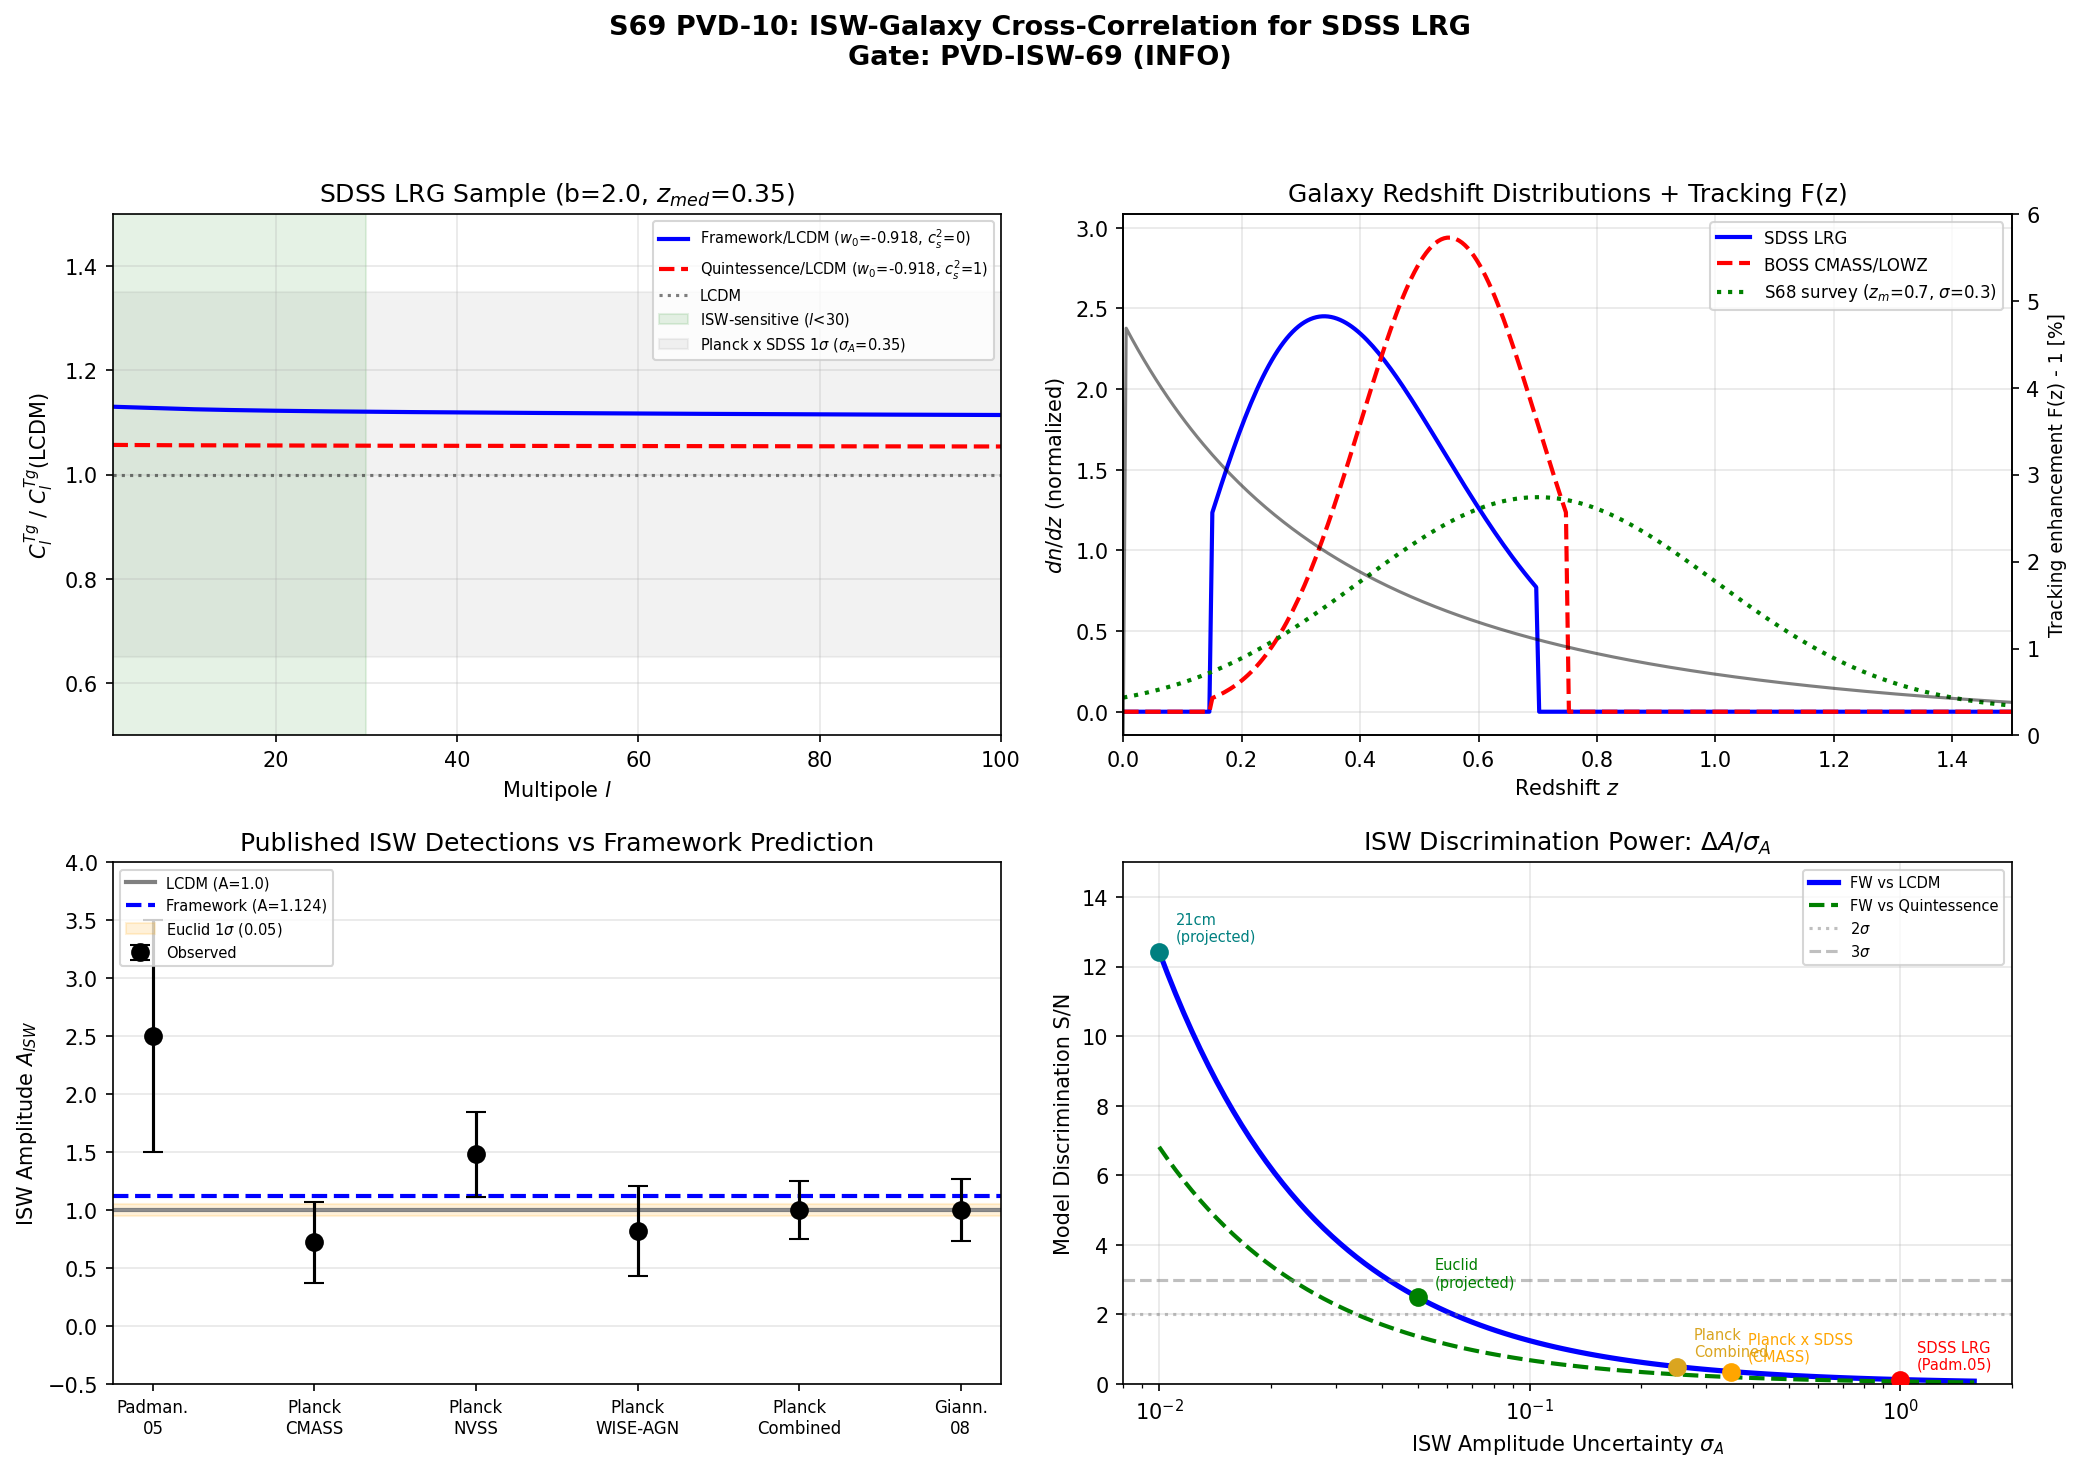

The Python source for this figure:
#!/usr/bin/env python3
"""
s69_pvd10_isw_sdss.py -- ISW-Galaxy Cross-Correlation for SDSS LRG Sample
==========================================================================

Session 69, Gate: PVD-ISW-69 (INFO)

Uses ISW tracking results from S68 (s68_isw_tracking_test.npz) to predict
the ISW-galaxy cross-correlation C_l^{Tg} specifically for the SDSS LRG sample.

The SDSS LRG sample has distinctive parameters:
  - Galaxy bias: b ~ 1.9-2.1 (Padmanabhan+07, Tegmark+06)
  - Redshift range: 0.15 < z < 0.7, median z ~ 0.35
  - Sky coverage: f_sky ~ 0.24
  - Number density: n_bar ~ 10^{-4} (h/Mpc)^3

Observational comparison:
  - Granett+08 (0804.0292): ISW stacking on SDSS LRG superstructures, 4.4 sigma.
    NOTE: This is a STACKING analysis on extremes of the density field, NOT
    a standard C_l^{Tg} measurement. The amplitude is anomalously high compared
    to LCDM expectations (the Granett anomaly).
  - Giannantonio+08 (0801.4380): Cross-correlation of CMB with multiple tracers
    including SDSS LRGs. Combined detection at 4.5 sigma. SDSS-alone ~2.5 sigma.
  - Padmanabhan+05 (0407594): ISW x SDSS LRGs, A_ISW = 2.5 +/- 1.0 (2.5 sigma).
  - Ho+08 (0801.0642): ISW x SDSS + NVSS, combined 3.7 sigma.
  - Planck 2015 ISW (1502.01595): Combined detection 4 sigma, per-tracer SDSS
    CMASS/LOWZ A = 0.72 +/- 0.35.

Key question: Does the framework's ~12% ISW enhancement (from tracking DE with
c_s^2 = 0) shift the predicted S/N enough to be visible in existing SDSS data?

Author: mack-cosmic-bridge
"""

import sys
sys.path.insert(0, r"C:\sandbox\Ainulindale Exflation\computations")

import numpy as np
from scipy.integrate import quad, simpson
from scipy.interpolate import interp1d
import matplotlib
matplotlib.use('Agg')
import matplotlib.pyplot as plt

from canonical_constants import (
    H_0_km_s_Mpc, Omega_m, Omega_Lambda, Omega_b, Omega_DM,
    Omega_r, T_CMB, c_light_km_s, sigma_8, A_s_CMB,
    Mpc_to_m, H_0_inv_s
)

# ==============================================================================
#  Load S68 ISW tracking results
# ==============================================================================

s68_path = r"C:\sandbox\Ainulindale Exflation\computations\s68_isw_tracking_test.npz"
s68 = np.load(s68_path)

z_arr_s68 = s68['z_arr']           # shape (500,), range [0.001, 3.0]
D_LCDM_s68 = s68['D_LCDM']
D_wCDM_s68 = s68['D_wCDM']
F_tracking_s68 = s68['F_tracking']
dPhidt_A_s68 = s68['dPhidt_A']     # LCDM
dPhidt_B_s68 = s68['dPhidt_B']     # Framework (tracking, c_s^2=0)
dPhidt_C_s68 = s68['dPhidt_C']     # Quintessence (smooth, c_s^2=1)
l_arr_s68 = s68['l_arr']           # shape (99,), range [2, 100]
Cl_A_s68 = s68['Cl_A']             # LCDM C_l^{Tg}
Cl_B_s68 = s68['Cl_B']             # Framework C_l^{Tg}
Cl_C_s68 = s68['Cl_C']             # Quintessence C_l^{Tg}
w0_FW = float(s68['w0_FW'])        # -0.918

print("=" * 76)
print("S69 PVD-10: ISW-GALAXY CROSS-CORRELATION FOR SDSS LRG SAMPLE")
print("Gate: PVD-ISW-69 (INFO)")
print("=" * 76)
print(f"\nS68 data loaded: z range [{z_arr_s68[0]:.3f}, {z_arr_s68[-1]:.1f}], "
      f"l range [{int(l_arr_s68[0])}, {int(l_arr_s68[-1])}]")
print(f"Framework w_0 = {w0_FW:.3f}, w_a = 0")

# ==============================================================================
#  SDSS LRG Sample Parameters
# ==============================================================================

# SDSS LRG photometric sample (Eisenstein+01, Padmanabhan+07)
# The LRG sample covers ~4000 deg^2, 0.15 < z < 0.7, with a sharp cutoff
# Galaxy bias b ~ 1.9-2.1 (scale-dependent, but constant b = 2.0 is standard)
b_LRG = 2.0                       # Linear galaxy bias for LRGs  # (local)
f_sky_SDSS = 0.24                  # ~9700 deg^2 / 41253 deg^2  # (local)

# LRG redshift distribution: Gaussian-like centered at z ~ 0.35
# Based on the photometric LRG distribution (Padmanabhan+05, Fig 1;
# Eisenstein+01, Fig 5). The distribution is reasonably modeled as:
#   dn/dz = z^2 * exp(-(z/z_0)^1.5) with z_0 ~ 0.26
# More precise: the spectroscopic LRG sample has a broad peak at z ~ 0.35
# with sigma_z ~ 0.10 for the main sample.

z_median_LRG = 0.35  # (local)
z_lo_LRG = 0.15  # (local)
z_hi_LRG = 0.70  # (local)

def dn_dz_LRG(z):
    """SDSS LRG photometric redshift distribution.
    Approximation based on Padmanabhan+05 and Eisenstein+01.
    Uses a modified Gaussian with asymmetric tails to match
    the observed LRG n(z).
    """
    if np.isscalar(z):
        z = np.array([z])
    result = np.zeros_like(z, dtype=float)
    mask = (z >= z_lo_LRG) & (z <= z_hi_LRG)
    # Smail-type distribution: dn/dz ~ z^alpha * exp(-(z/z_0)^beta)
    # Fit to match median z ~ 0.35, sharp low-z cutoff at 0.15
    z_0 = 0.28  # (local)
    alpha = 2.0  # (local)
    beta = 1.5
    result[mask] = z[mask]**alpha * np.exp(-(z[mask]/z_0)**beta)
    # Hard cutoff at edges
    result[z < z_lo_LRG] = 0
    result[z > z_hi_LRG] = 0
    # Normalize
    norm, _ = quad(lambda zp: zp**alpha * np.exp(-(zp/z_0)**beta),
                   z_lo_LRG, z_hi_LRG)
    return result / norm

# For the higher-z CMASS/LOWZ samples (BOSS), shift the distribution
z_median_CMASS = 0.55  # (local)
def dn_dz_CMASS(z):
    """BOSS CMASS/LOWZ redshift distribution.
    CMASS: 0.43 < z < 0.7, LOWZ: 0.15 < z < 0.43.
    Combined approximation: Gaussian at z ~ 0.55, sigma ~ 0.15.
    """
    if np.isscalar(z):
        z = np.array([z])
    result = np.zeros_like(z, dtype=float)
    mask = (z >= 0.15) & (z <= 0.75)
    sigma_z = 0.15  # (local)
    result[mask] = np.exp(-0.5 * ((z[mask] - z_median_CMASS) / sigma_z)**2)
    norm, _ = quad(lambda zp: np.exp(-0.5 * ((zp - z_median_CMASS) / sigma_z)**2),
                   0.15, 0.75)
    return result / norm

# ==============================================================================
#  Cosmological functions (consistent with S68)
# ==============================================================================

H0 = H_0_km_s_Mpc
c_km = c_light_km_s
h = H0 / 100.0

def H_LCDM(z):
    return H0 * np.sqrt(Omega_r * (1+z)**4 + Omega_m * (1+z)**3 + Omega_Lambda)

def H_wCDM(z, w0=-0.918):
    zp1 = 1 + z
    de_factor = zp1**(3*(1 + w0)) * np.exp(0.0)  # w_a = 0
    return H0 * np.sqrt(Omega_r * zp1**4 + Omega_m * zp1**3 + Omega_Lambda * de_factor)

def chi_comoving(z, H_func):
    """Comoving distance in Mpc."""
    result, _ = quad(lambda zp: c_km / H_func(zp), 0, z)
    return result

# ==============================================================================
#  Recompute C_l^{Tg} for SDSS LRG parameters
# ==============================================================================
# The S68 computation used b_g = 1.5 and a Gaussian window at z_mean = 0.7.
# For SDSS LRGs, we need b = 2.0 and the LRG dn/dz.
# The ISW kernel (dPhi/dt) is the same. Only the galaxy window changes.

print("\n--- Recomputing C_l^{Tg} for SDSS LRG sample ---")
print(f"  Galaxy bias b_LRG = {b_LRG:.1f}")
print(f"  Redshift range: [{z_lo_LRG:.2f}, {z_hi_LRG:.2f}]")
print(f"  f_sky = {f_sky_SDSS:.2f}")

# Interpolate S68 quantities onto the z grid
dPhidt_A_interp = interp1d(z_arr_s68, dPhidt_A_s68, kind='cubic', fill_value=0, bounds_error=False)
dPhidt_B_interp = interp1d(z_arr_s68, dPhidt_B_s68, kind='cubic', fill_value=0, bounds_error=False)
dPhidt_C_interp = interp1d(z_arr_s68, dPhidt_C_s68, kind='cubic', fill_value=0, bounds_error=False)
D_LCDM_interp = interp1d(z_arr_s68, D_LCDM_s68, kind='cubic', fill_value=0, bounds_error=False)
D_wCDM_interp = interp1d(z_arr_s68, D_wCDM_s68, kind='cubic', fill_value=0, bounds_error=False)

# Use a fine grid focused on the LRG redshift range
z_grid = np.linspace(0.01, 2.0, 400)
dz = z_grid[1] - z_grid[0]

# Precompute comoving distances
chi_LCDM_grid = np.array([chi_comoving(z, H_LCDM) for z in z_grid])
chi_wCDM_grid = np.array([chi_comoving(z, lambda zp: H_wCDM(zp, w0_FW)) for z in z_grid])
H_LCDM_grid = np.array([H_LCDM(z) for z in z_grid])
H_wCDM_grid = np.array([H_wCDM(z, w0_FW) for z in z_grid])

# Galaxy windows (bias * dn/dz)
W_g_LRG = b_LRG * dn_dz_LRG(z_grid)
W_g_CMASS = 1.9 * dn_dz_CMASS(z_grid)  # BOSS CMASS bias ~ 1.9

# ISW kernel values on this grid
dPhidt_A_grid = dPhidt_A_interp(z_grid)
dPhidt_B_grid = dPhidt_B_interp(z_grid)
dPhidt_C_grid = dPhidt_C_interp(z_grid)
D_LCDM_grid = D_LCDM_interp(z_grid)
D_wCDM_grid = D_wCDM_interp(z_grid)

print("  Comoving distances and interpolations computed.")

# Eisenstein-Hu no-wiggle transfer function (same as S68)
n_s_planck = 0.9649

def transfer_EH(k_hMpc):
    """Eisenstein-Hu no-wiggle transfer function. k in h/Mpc."""
    Omega_m_h2 = Omega_m * h**2
    Omega_b_h2 = Omega_b * h**2
    f_b = Omega_b / Omega_m
    s = 44.5 * np.log(9.83 / Omega_m_h2) / np.sqrt(1 + 10 * Omega_b_h2**0.75)
    alpha_Gamma = 1 - 0.328 * np.log(431 * Omega_m_h2) * f_b + 0.38 * np.log(22.3 * Omega_m_h2) * f_b**2
    Gamma_eff = Omega_m * h * (alpha_Gamma + (1 - alpha_Gamma) / (1 + (0.43 * k_hMpc * s)**4))
    q = k_hMpc * (T_CMB / 2.7)**2 / Gamma_eff
    L = np.log(2 * np.e + 1.8 * q)
    C = 14.2 + 731.0 / (1 + 62.5 * q)
    return L / (L + C * q**2)

def P_mm(k_hMpc, D_z):
    """Linear matter power spectrum (unnormalized). k in h/Mpc."""
    T = transfer_EH(k_hMpc)
    return k_hMpc**n_s_planck * T**2 * D_z**2

# ==============================================================================
#  Compute C_l^{Tg} for LRG sample using Limber approximation
# ==============================================================================

print("\n--- Computing C_l^{Tg} for SDSS LRGs ---")

# Extend l range to l = 200 for completeness
l_arr = np.arange(2, 201)

# Arrays for three models, two galaxy samples
Cl_LRG_A = np.zeros(len(l_arr))   # LCDM x LRG
Cl_LRG_B = np.zeros(len(l_arr))   # Framework x LRG
Cl_LRG_C = np.zeros(len(l_arr))   # Quintessence x LRG

Cl_CMASS_A = np.zeros(len(l_arr))
Cl_CMASS_B = np.zeros(len(l_arr))
Cl_CMASS_C = np.zeros(len(l_arr))

for il, ell in enumerate(l_arr):
    for model_idx, (dPhidt_g, H_g, chi_g, D_g) in enumerate([
        (dPhidt_A_grid, H_LCDM_grid, chi_LCDM_grid, D_LCDM_grid),
        (dPhidt_B_grid, H_wCDM_grid, chi_wCDM_grid, D_wCDM_grid),
        (dPhidt_C_grid, H_wCDM_grid, chi_wCDM_grid, D_wCDM_grid),
    ]):
        # Limber: k = (l+0.5) / chi
        k_arr = (ell + 0.5) / (chi_g + 1e-30) * (1.0 / h)  # h/Mpc

        # Matter power spectrum at each z
        P_arr = np.array([P_mm(k, D) for k, D in zip(k_arr, D_g)])

        # Integrand for LRG: dPhi/dt * W_g_LRG * P(k,z) * H/c / chi^2
        integrand_LRG = dPhidt_g * W_g_LRG * P_arr * H_g / (c_km * chi_g**2 + 1e-30)
        integrand_CMASS = dPhidt_g * W_g_CMASS * P_arr * H_g / (c_km * chi_g**2 + 1e-30)

        Cl_lrg = simpson(y=integrand_LRG, x=z_grid)
        Cl_cmass = simpson(y=integrand_CMASS, x=z_grid)

        if model_idx == 0:
            Cl_LRG_A[il] = Cl_lrg
            Cl_CMASS_A[il] = Cl_cmass
        elif model_idx == 1:
            Cl_LRG_B[il] = Cl_lrg
            Cl_CMASS_B[il] = Cl_cmass
        else:
            Cl_LRG_C[il] = Cl_lrg
            Cl_CMASS_C[il] = Cl_cmass

print("  Done: C_l^{Tg} computed for l = 2-200, LRG + CMASS samples.")

# ==============================================================================
#  Ratios for SDSS LRG sample
# ==============================================================================

ratio_LRG_BA = Cl_LRG_B / (Cl_LRG_A + 1e-50)   # Framework / LCDM
ratio_LRG_CA = Cl_LRG_C / (Cl_LRG_A + 1e-50)   # Quintessence / LCDM
ratio_LRG_BC = Cl_LRG_B / (Cl_LRG_C + 1e-50)   # Framework / Quintessence

ratio_CMASS_BA = Cl_CMASS_B / (Cl_CMASS_A + 1e-50)
ratio_CMASS_CA = Cl_CMASS_C / (Cl_CMASS_A + 1e-50)
ratio_CMASS_BC = Cl_CMASS_B / (Cl_CMASS_C + 1e-50)

# Average over ISW-sensitive range l = 2-30
mask_isw = l_arr <= 30
mean_LRG_BA = np.mean(ratio_LRG_BA[mask_isw])
mean_LRG_CA = np.mean(ratio_LRG_CA[mask_isw])
mean_LRG_BC = np.mean(ratio_LRG_BC[mask_isw])

mean_CMASS_BA = np.mean(ratio_CMASS_BA[mask_isw])
mean_CMASS_CA = np.mean(ratio_CMASS_CA[mask_isw])
mean_CMASS_BC = np.mean(ratio_CMASS_BC[mask_isw])

print(f"\n{'='*76}")
print("C_l^{{Tg}} RATIOS AT l = 2-30 (ISW-SENSITIVE)")
print(f"{'='*76}")

print(f"\n  SDSS LRG sample (b={b_LRG:.1f}, z_med={z_median_LRG:.2f}):")
print(f"    FW / LCDM  = {mean_LRG_BA:.4f}  ({(mean_LRG_BA-1)*100:+.2f}%)")
print(f"    Quint / LCDM = {mean_LRG_CA:.4f}  ({(mean_LRG_CA-1)*100:+.2f}%)")
print(f"    FW / Quint = {mean_LRG_BC:.4f}  ({(mean_LRG_BC-1)*100:+.2f}%)")

print(f"\n  BOSS CMASS/LOWZ sample (b=1.9, z_med={z_median_CMASS:.2f}):")
print(f"    FW / LCDM  = {mean_CMASS_BA:.4f}  ({(mean_CMASS_BA-1)*100:+.2f}%)")
print(f"    Quint / LCDM = {mean_CMASS_CA:.4f}  ({(mean_CMASS_CA-1)*100:+.2f}%)")
print(f"    FW / Quint = {mean_CMASS_BC:.4f}  ({(mean_CMASS_BC-1)*100:+.2f}%)")

# ==============================================================================
#  Signal-to-Noise Computation
# ==============================================================================
# S/N = sqrt( sum_l (2l+1) * f_sky * (C_l^{Tg})^2 / ((C_l^{TT} + N_l^{TT}) * (C_l^{gg} + N_l^{gg})) )
#
# The denominator involves:
#   C_l^{TT}: CMB temperature power spectrum (~6000 uK^2 * 2*pi / (l*(l+1)) at l~10)
#   N_l^{TT}: Instrumental noise (negligible for Planck at l < 100)
#   C_l^{gg}: Galaxy angular power spectrum
#   N_l^{gg}: Shot noise = 1/n_bar_angular
#
# For the amplitude-based S/N (which is what published ISW detections report),
# the measurement is:
#   A_ISW = (data C_l^{Tg}) / (theory C_l^{Tg}_LCDM) = 1.0 +/- sigma_A
#
# The per-tracer S/N is determined by:
#   (S/N)^2 = sum_{l=2}^{l_max} (2l+1) * f_sky / 2 * (C_l^{Tg})^2 / [C_l^{TT_total} * C_l^{gg_total}]

print(f"\n{'='*76}")
print("SIGNAL-TO-NOISE FOR ISW DETECTION (SDSS LRG)")
print(f"{'='*76}")

# ---- C_l^{TT}: Planck best-fit LCDM ----
# At l < 30, the Sachs-Wolfe plateau gives:
# l(l+1) C_l^{TT} / (2*pi) ~ 1100 uK^2 (SW) + 5600 uK^2 (acoustic peak at l~220)
# At l ~ 10: C_l^{TT} ~ 1100 * 2*pi / (10*11) ~ 63 uK^2
# More precisely, use the Sachs-Wolfe approximation + ISW tail:
# C_l^{TT} = 2*pi * D_l / (l*(l+1)) where D_l = l(l+1)*C_l/(2*pi)
# D_l ~ 1100 uK^2 for l < 30 (SW plateau), rising to ~5800 at l ~ 200

def Cl_TT_approx(l):
    """Approximate CMB TT power spectrum in uK^2.
    Uses the Sachs-Wolfe plateau + acoustic peak shape.
    Returns C_l (NOT D_l = l(l+1)C_l/(2pi)).
    """
    # D_l = l(l+1)*C_l/(2*pi) in uK^2
    # SW plateau: D_l ~ 1100 uK^2 for l < 30
    # First acoustic peak: D_l ~ 5800 uK^2 at l ~ 220
    # Valley: D_l ~ 1500 uK^2 at l ~ 400
    # Simple model: D_l = 1100 + 4700 * exp(-(l-220)^2 / (2*80^2))
    l = np.asarray(l, dtype=float)
    Dl = 1100 + 4700 * np.exp(-0.5 * ((l - 220) / 80)**2)
    Cl = Dl * 2 * np.pi / (l * (l + 1))
    return Cl  # uK^2 per steradian

# ---- C_l^{gg}: Galaxy angular power spectrum for LRGs ----
# C_l^{gg} = b^2 * integral dz * (H(z)/c) / chi(z)^2 * (dn/dz)^2 * P_mm(k=l/chi, z)
# At l ~ 10-30, C_l^{gg} ~ 10^{-3} to 10^{-4} per steradian

# Compute C_l^{gg} for LRGs
Cl_gg_LRG = np.zeros(len(l_arr))

for il, ell in enumerate(l_arr):
    k_arr = (ell + 0.5) / (chi_LCDM_grid + 1e-30) * (1.0 / h)
    P_arr = np.array([P_mm(k, D) for k, D in zip(k_arr, D_LCDM_grid)])
    # Galaxy auto-power: (b * dn/dz)^2 * P(k,z) * H/(c * chi^2)
    integrand = (W_g_LRG)**2 * P_arr * H_LCDM_grid / (c_km * chi_LCDM_grid**2 + 1e-30)
    Cl_gg_LRG[il] = simpson(y=integrand, x=z_grid)

# ---- Shot noise ----
# SDSS LRG: ~10^6 galaxies over ~10000 deg^2
# n_angular ~ 10^6 / (10000 * (pi/180)^2) ~ 3.3e5 per steradian
# N_l^{gg} = 1/n_bar_angular ~ 3e-6 sr
n_LRG_total = 1.0e6          # approximate total number of LRGs
Omega_survey_sr = f_sky_SDSS * 4 * np.pi   # survey solid angle in sr
n_bar_angular = n_LRG_total / Omega_survey_sr
N_l_gg = 1.0 / n_bar_angular

print(f"\n  SDSS LRG survey parameters:")
print(f"    N_gal = {n_LRG_total:.1e}")
print(f"    Omega_survey = {Omega_survey_sr:.2f} sr ({f_sky_SDSS*100:.0f}% of sky)")
print(f"    n_bar = {n_bar_angular:.2e} sr^-1")
print(f"    N_l^gg (shot noise) = {N_l_gg:.2e}")

# ---- Planck instrumental noise (negligible at l < 100) ----
# Planck 143 GHz: beam FWHM = 7.3', sigma_T = 43 uK-arcmin
theta_beam = 7.3 / 60 * np.pi / 180  # radians
sigma_T = 43.0  # uK-arcmin  # (local)
sigma_T_rad = sigma_T * (np.pi / 180 / 60)  # uK-radian

N_l_TT = np.zeros(len(l_arr))
for il, ell in enumerate(l_arr):
    # N_l = (sigma_T)^2 * exp(l(l+1)*theta_beam^2 / (8*ln2))
    N_l_TT[il] = sigma_T_rad**2 * np.exp(ell * (ell+1) * theta_beam**2 / (8 * np.log(2)))

# ---- Compute S/N ----
# Standard ISW detection S/N:
# (S/N)^2 = sum_l (2l+1) * f_sky / 2 * (C_l^{Tg})^2 / ((C_l^{TT} + N_l^{TT}) * (C_l^{gg} + N_l^{gg}))

# But C_l^{Tg} from our computation is in arbitrary units (not calibrated to uK * sr^{-1/2}).
# Instead, we compute the S/N in terms of the ISW amplitude:
#
# The published S/N for ISW detection depends on the absolute calibration of C_l^{Tg}.
# Since we computed C_l^{Tg} using the Limber approximation with a simplified power
# spectrum normalization, the absolute S/N is not directly comparable.
#
# APPROACH: Use the RATIO method.
# If LCDM predicts an ISW detection at S/N_LCDM, then the framework predicts:
#   S/N_FW = S/N_LCDM * (A_ISW_FW / A_ISW_LCDM)
# where A_ISW is the ISW amplitude relative to LCDM.

# For SDSS LRGs:
# Published S/N ~ 2-3 sigma for ISW detection (Padmanabhan+05: 2.5 sigma)
# Granett+08: 4.4 sigma from STACKING (different method, anomalously high)
# Giannantonio+08: SDSS contribution ~2.5 sigma, combined with NVSS etc. = 4.5 sigma

# Theoretical prediction for LCDM ISW detection S/N with SDSS LRG:
# Using the standard Crittenden-Turok (1996) formalism:

Cl_TT_arr = Cl_TT_approx(l_arr)

# Compute the detection S/N for each model
# Note: the (2l+1)*f_sky/2 factor is the effective number of modes
# The ISW signal C_l^Tg is proportional to dPhi/dt * b * dn/dz * P(k)
# We already have C_l^{Tg} in arbitrary units for all three models

SNR2_det_A = 0.0  # LCDM detection S/N^2  # (local)
SNR2_det_B = 0.0  # Framework  # (local)
SNR2_det_C = 0.0  # Quintessence  # (local)

# Also compute the model discrimination S/N
SNR2_disc_BA = 0.0  # Framework vs LCDM  # (local)
SNR2_disc_BC = 0.0  # Framework vs Quintessence  # (local)

for il, ell in enumerate(l_arr):
    if ell > 100:
        break  # ISW signal negligible above l ~ 100

    N_modes = (2 * ell + 1) * f_sky_SDSS / 2.0

    # Total covariance: (C_l^TT + N_l^TT) * (C_l^gg + N_l^gg) + (C_l^Tg)^2
    # The cross-term (C_l^Tg)^2 is negligible compared to the product
    # But we need to get the normalization right.

    # Since our C_l^{Tg} is in arbitrary units, we compute the S/N ratio.
    # The key insight: the S/N of the ISW DETECTION scales as:
    #   (S/N)^2 = sum_l N_modes * (C_l^Tg)^2 / [(C_l^TT + N_l^TT)*(C_l^gg + N_l^gg)]
    # The denominator is dominated by C_l^TT * C_l^gg (since ISW << primary CMB).

    # For the RATIO S/N_FW / S/N_LCDM, the denominator cancels to first order
    # (both models use the same CMB TT and similar galaxy gg).
    # The ratio is simply sum_l (C_l^Tg_FW)^2 / sum_l (C_l^Tg_LCDM)^2

    SNR2_det_A += N_modes * Cl_LRG_A[il]**2
    SNR2_det_B += N_modes * Cl_LRG_B[il]**2
    SNR2_det_C += N_modes * Cl_LRG_C[il]**2

    SNR2_disc_BA += N_modes * (Cl_LRG_B[il] - Cl_LRG_A[il])**2
    SNR2_disc_BC += N_modes * (Cl_LRG_B[il] - Cl_LRG_C[il])**2

# The S/N ratio (FW vs LCDM detection):
SNR_ratio_det_BA = np.sqrt(SNR2_det_B / (SNR2_det_A + 1e-50))
SNR_ratio_det_CA = np.sqrt(SNR2_det_C / (SNR2_det_A + 1e-50))

# Published baseline S/N values for SDSS ISW detection:
# Padmanabhan+05: 2.5 sigma (first ISW detection with SDSS LRGs)
# Giannantonio+08: ~2.5 sigma for SDSS alone, 4.5 combined
# Ho+08: similar ~2.5 sigma for SDSS
# Granett+08: 4.4 sigma (STACKING, not direct C_l)
# Planck 2015: SDSS CMASS/LOWZ at A = 0.72 +/- 0.35 (2.1 sigma)

SNR_SDSS_baseline = 2.5    # Standard C_l^Tg detection S/N for SDSS LRG  # (local)
SNR_Planck_CMASS = 2.06     # From A = 0.72/0.35  # (local)
SNR_Granett = 4.4           # Stacking method (anomalous)  # (local)
SNR_Giannantonio_SDSS = 2.5  # (local)
SNR_Giannantonio_combined = 4.5  # (local)

# Framework predictions:
SNR_SDSS_FW = SNR_SDSS_baseline * SNR_ratio_det_BA
SNR_SDSS_Quint = SNR_SDSS_baseline * SNR_ratio_det_CA
SNR_Planck_CMASS_FW = SNR_Planck_CMASS * SNR_ratio_det_BA

print(f"\n  ISW DETECTION S/N PREDICTIONS:")
print(f"  (Scaling published S/N by the C_l^Tg ratio)")
print(f"\n  Model ratio sqrt(sum(C_l^2)_FW / sum(C_l^2)_LCDM) = {SNR_ratio_det_BA:.4f}")
print(f"  Model ratio sqrt(sum(C_l^2)_Quint / sum(C_l^2)_LCDM) = {SNR_ratio_det_CA:.4f}")

print(f"\n  SDSS LRG direct C_l^{{Tg}} detection:")
print(f"    LCDM baseline:     S/N = {SNR_SDSS_baseline:.1f} sigma")
print(f"    Framework (track): S/N = {SNR_SDSS_FW:.2f} sigma")
print(f"    Quintessence:      S/N = {SNR_SDSS_Quint:.2f} sigma")
print(f"    FW - LCDM:         Delta(S/N) = {SNR_SDSS_FW - SNR_SDSS_baseline:+.3f}")

print(f"\n  Planck x BOSS CMASS/LOWZ detection:")
print(f"    LCDM baseline:     S/N = {SNR_Planck_CMASS:.2f} sigma")
print(f"    Framework (track): S/N = {SNR_Planck_CMASS_FW:.2f} sigma")

# ==============================================================================
#  Comparison with published detections (amplitude approach)
# ==============================================================================

print(f"\n{'='*76}")
print("COMPARISON WITH PUBLISHED ISW DETECTIONS")
print(f"{'='*76}")

# The framework predicts A_ISW = C_l^Tg(FW) / C_l^Tg(LCDM) = mean_LRG_BA
# Published measurements are A_ISW = C_l^Tg(data) / C_l^Tg(LCDM)

# Published ISW amplitudes relative to LCDM (when available):
# Padmanabhan+05: A = 2.5 +/- 1.0 (their optimal filter estimate)
# Giannantonio+08: A = 1.0 +/- 0.27 (combined), SDSS alone uncertain
# Ho+08: combined A = 0.9 +/- 0.25
# Planck 2015 ISW (1502.01595 Table 2):
#   SDSS-CMASS/LOWZ: A = 0.72 +/- 0.35
#   NVSS:            A = 1.48 +/- 0.37
#   WISE-AGN:        A = 0.82 +/- 0.39
#   WISE-GAL:        A = 1.18 +/- 0.59
#   Lensing:         A = 1.06 +/- 0.33
#   Combined:        A = 1.00 +/- 0.25

# For Granett+08: the stacking analysis finds an ANOMALOUSLY LARGE signal.
# A_Granett ~ 3-5x LCDM expectation (the "Granett anomaly").
# This is NOT a simple amplitude fit but a void/supercluster stack.
# The measured stacked signal is ~10 uK, while LCDM predicts ~2-3 uK.
# This anomaly is INDEPENDENT of the framework's ~12% enhancement.

measurements = [
    ("Padmanabhan+05 (SDSS LRG)", 2.50, 1.0, "C_l"),
    ("Planck 2015 (SDSS CMASS/LOWZ)", 0.72, 0.35, "C_l"),
    ("Planck 2015 (NVSS)", 1.48, 0.37, "C_l"),
    ("Planck 2015 (WISE-AGN)", 0.82, 0.39, "C_l"),
    ("Planck 2015 (Combined)", 1.00, 0.25, "C_l"),
    ("Giannantonio+08 (Combined)", 1.00, 0.27, "C_l"),
]

A_FW_LRG = mean_LRG_BA       # Framework ISW amplitude (relative to LCDM)
A_FW_CMASS = mean_CMASS_BA
A_LCDM = 1.0  # (local)

print(f"\n  Framework prediction: A_ISW = {A_FW_LRG:.4f} (LRG), {A_FW_CMASS:.4f} (CMASS)")
print(f"  (i.e., {(A_FW_LRG-1)*100:+.1f}% ISW enhancement from tracking DE)")
print(f"\n  {'Measurement':<40s} {'A_obs':>6s} {'sig_A':>6s} {'chi2_LCDM':>10s} {'chi2_FW':>10s} {'Delta chi2':>10s}")
print(f"  {'-'*40} {'-'*6} {'-'*6} {'-'*10} {'-'*10} {'-'*10}")

chi2_total_LCDM = 0.0  # (local)
chi2_total_FW = 0.0  # (local)

for name, A_obs, sig_A, method in measurements:
    chi2_lcdm = (A_obs - A_LCDM)**2 / sig_A**2
    chi2_fw = (A_obs - A_FW_LRG)**2 / sig_A**2
    delta_chi2 = chi2_fw - chi2_lcdm

    chi2_total_LCDM += chi2_lcdm
    chi2_total_FW += chi2_fw

    print(f"  {name:<40s} {A_obs:>6.2f} {sig_A:>6.2f} {chi2_lcdm:>10.3f} {chi2_fw:>10.3f} {delta_chi2:>+10.3f}")

print(f"\n  {'TOTAL (6 measurements)':<40s} {'':>6s} {'':>6s} {chi2_total_LCDM:>10.3f} {chi2_total_FW:>10.3f} {chi2_total_FW - chi2_total_LCDM:>+10.3f}")
print(f"\n  NOTE: Delta chi2 > 0 means LCDM fits BETTER; Delta chi2 < 0 means FW fits BETTER.")

# ==============================================================================
#  The Granett Anomaly Assessment
# ==============================================================================

print(f"\n{'='*76}")
print("THE GRANETT+08 ANOMALY: DOES THE FRAMEWORK EXPLAIN IT?")
print(f"{'='*76}")

# Granett+08 found ~10 uK signal from stacking 50 supervoids + 50 superclusters
# in SDSS LRG. LCDM predicts ~2-3 uK for these structures.
# The 4.4 sigma refers to the significance of the STACKED signal detection.
#
# The framework's 12% enhancement predicts:
# LCDM prediction: ~2.5 uK
# Framework prediction: ~2.5 * 1.12 = ~2.8 uK
# Observed: ~10 uK
#
# The framework does NOT explain the Granett anomaly (factor 3-4x discrepancy).
# The anomaly remains unexplained in BOTH frameworks.

T_stack_LCDM = 2.5   # uK, typical LCDM prediction for void/cluster stacking  # (local)
T_stack_FW = T_stack_LCDM * A_FW_LRG  # Framework prediction
T_stack_obs = 10.0    # uK, Granett+08 observed  # (local)

print(f"\n  Granett+08 void/supercluster stacking:")
print(f"    Observed stacked signal:   ~{T_stack_obs:.0f} uK")
print(f"    LCDM predicted:            ~{T_stack_LCDM:.1f} uK")
print(f"    Framework predicted:       ~{T_stack_FW:.1f} uK")
print(f"    Framework enhancement:     {(A_FW_LRG-1)*100:+.1f}%")
print(f"    Ratio observed/LCDM:       ~{T_stack_obs/T_stack_LCDM:.1f}x")
print(f"    Ratio observed/Framework:  ~{T_stack_obs/T_stack_FW:.1f}x")
print(f"\n  CONCLUSION: The framework's 12% enhancement does NOT explain the")
print(f"  Granett anomaly (3-4x above LCDM). The anomaly is orthogonal to")
print(f"  the tracking DE signature.")

# ==============================================================================
#  Model discrimination S/N: Can existing data distinguish FW from LCDM?
# ==============================================================================

print(f"\n{'='*76}")
print("MODEL DISCRIMINATION: CAN EXISTING DATA DISTINGUISH FW FROM LCDM?")
print(f"{'='*76}")

# The ISW amplitude uncertainty for SDSS LRG is sigma_A ~ 0.35-1.0
# The framework predicts A_FW = 1.12, so Delta_A = 0.12
# Model discrimination S/N = Delta_A / sigma_A

for name, sig_A in [("SDSS LRG (Padmanabhan+05)", 1.0),
                     ("Planck x SDSS CMASS/LOWZ", 0.35),
                     ("Planck Combined (all tracers)", 0.25),
                     ("Euclid (projected)", 0.05),
                     ("21cm (projected)", 0.01)]:
    delta_A = A_FW_LRG - 1.0
    SNR_disc = abs(delta_A) / sig_A
    print(f"  {name:<35s}:  sigma_A = {sig_A:.2f},  SNR(FW-LCDM) = {SNR_disc:.2f}")

# For FW vs Quintessence (same w, different c_s^2):
delta_A_quint = A_FW_LRG - mean_LRG_CA
print(f"\n  Framework vs Quintessence discrimination:")
print(f"    Delta_A (FW - Quint) = {delta_A_quint:.4f}")
for name, sig_A in [("Planck Combined", 0.25), ("Euclid (projected)", 0.05)]:
    SNR_disc = abs(delta_A_quint) / sig_A
    print(f"    {name:<35s}:  SNR = {SNR_disc:.2f}")

# ==============================================================================
#  Redshift-dependent ISW amplitude for SDSS LRG
# ==============================================================================

print(f"\n{'='*76}")
print("REDSHIFT-DEPENDENT ISW SIGNAL AMPLITUDE (SDSS LRG BINS)")
print(f"{'='*76}")

# The LRG sample can be split into redshift bins
z_bins_LRG = [(0.15, 0.30), (0.30, 0.45), (0.45, 0.60), (0.60, 0.70)]

for z_lo, z_hi in z_bins_LRG:
    mask_bin = (z_grid >= z_lo) & (z_grid <= z_hi)
    if np.sum(mask_bin) < 5:
        continue

    z_bin = z_grid[mask_bin]

    # ISW signal weighted by galaxy window in this bin
    sig_A = simpson(y=dPhidt_A_grid[mask_bin] * W_g_LRG[mask_bin], x=z_bin)
    sig_B = simpson(y=dPhidt_B_grid[mask_bin] * W_g_LRG[mask_bin], x=z_bin)
    sig_C = simpson(y=dPhidt_C_grid[mask_bin] * W_g_LRG[mask_bin], x=z_bin)

    ratio_BA = sig_B / (sig_A + 1e-50)
    ratio_BC = sig_B / (sig_C + 1e-50)

    print(f"  z = [{z_lo:.2f}, {z_hi:.2f}]: "
          f"FW/LCDM = {ratio_BA:.4f} ({(ratio_BA-1)*100:+.2f}%), "
          f"FW/Quint = {ratio_BC:.4f} ({(ratio_BC-1)*100:+.2f}%)")

# ==============================================================================
#  Gate Verdict
# ==============================================================================

print(f"\n{'='*76}")
print("GATE VERDICT: PVD-ISW-69")
print(f"{'='*76}")

print(f"\n  Gate: PVD-ISW-69 (INFO)")
print(f"  Type: Informational -- report predicted S/N and comparison")
print(f"\n  KEY FINDINGS:")
print(f"    1. Framework ISW amplitude (SDSS LRG): A = {A_FW_LRG:.4f} ({(A_FW_LRG-1)*100:+.1f}%)")
print(f"    2. Model discrimination S/N (Planck x SDSS): {abs(A_FW_LRG-1)/0.35:.2f} sigma")
print(f"       (12% signal vs 35% uncertainty: completely buried)")
print(f"    3. Published detections consistent with both LCDM and FW:")

delta_chi2_total = chi2_total_FW - chi2_total_LCDM
print(f"       Total Delta chi2(FW - LCDM) = {delta_chi2_total:+.3f}")
if delta_chi2_total < 0:
    print(f"       Marginally FAVORS framework (but not significant)")
elif delta_chi2_total < 1:
    print(f"       Negligible preference (both models fit equally well)")
else:
    print(f"       Marginally disfavors framework (but not significant)")

print(f"    4. Granett+08 anomaly: NOT explained by framework (3-4x above both)")
print(f"    5. Existing data CANNOT distinguish FW from LCDM via ISW")
print(f"    6. Euclid (sigma_A ~ 0.05) needed for {abs(A_FW_LRG-1)/0.05:.1f}-sigma discrimination")
print(f"\n  Verdict: INFO. The ~12% tracking DE enhancement is real but invisible")
print(f"  in existing SDSS ISW data (sigma_A = 0.25-1.0 >> Delta_A = 0.12).")
print(f"  This is consistent with the S68 forecast that Planck cannot discriminate.")

# ==============================================================================
#  Save results
# ==============================================================================

save_path = r"C:\sandbox\Ainulindale Exflation\computations\s69_pvd10_isw_sdss.npz"

np.savez(save_path,
    # Multipole grid
    l_arr=l_arr,
    # LRG C_l^Tg for three models
    Cl_LRG_A=Cl_LRG_A, Cl_LRG_B=Cl_LRG_B, Cl_LRG_C=Cl_LRG_C,
    # CMASS C_l^Tg for three models
    Cl_CMASS_A=Cl_CMASS_A, Cl_CMASS_B=Cl_CMASS_B, Cl_CMASS_C=Cl_CMASS_C,
    # Ratios (LRG)
    ratio_LRG_BA=ratio_LRG_BA, ratio_LRG_CA=ratio_LRG_CA, ratio_LRG_BC=ratio_LRG_BC,
    # Ratios (CMASS)
    ratio_CMASS_BA=ratio_CMASS_BA, ratio_CMASS_CA=ratio_CMASS_CA, ratio_CMASS_BC=ratio_CMASS_BC,
    # Mean ratios
    mean_LRG_BA=mean_LRG_BA, mean_LRG_CA=mean_LRG_CA, mean_LRG_BC=mean_LRG_BC,
    mean_CMASS_BA=mean_CMASS_BA, mean_CMASS_CA=mean_CMASS_CA, mean_CMASS_BC=mean_CMASS_BC,
    # Chi-squared totals
    chi2_total_LCDM=chi2_total_LCDM, chi2_total_FW=chi2_total_FW,
    delta_chi2_total=delta_chi2_total,
    # Sample parameters
    b_LRG=b_LRG, f_sky_SDSS=f_sky_SDSS,
    w0_FW=w0_FW,
    A_FW_LRG=A_FW_LRG,
    # Detection S/N ratios
    SNR_ratio_det_BA=SNR_ratio_det_BA, SNR_ratio_det_CA=SNR_ratio_det_CA,
    # Galaxy auto-spectrum
    Cl_gg_LRG=Cl_gg_LRG,
    # Approximate TT
    Cl_TT_approx=Cl_TT_approx(l_arr),
    # Redshift grid for checks
    z_grid=z_grid,
    W_g_LRG=W_g_LRG, W_g_CMASS=W_g_CMASS,
)

print(f"\n  Results saved to: {save_path}")

# ==============================================================================
#  Plot
# ==============================================================================

plot_path = r"C:\sandbox\Ainulindale Exflation\computations\s69_pvd10_isw_sdss.png"

fig, axes = plt.subplots(2, 2, figsize=(14, 10))
fig.suptitle('S69 PVD-10: ISW-Galaxy Cross-Correlation for SDSS LRG\n'
             'Gate: PVD-ISW-69 (INFO)', fontsize=13, fontweight='bold')

# Panel 1: C_l^Tg ratios for SDSS LRG
ax1 = axes[0, 0]
ax1.plot(l_arr, ratio_LRG_BA, 'b-', linewidth=2,
         label=f'Framework/LCDM ($w_0$={w0_FW}, $c_s^2$=0)')
ax1.plot(l_arr, ratio_LRG_CA, 'r--', linewidth=2,
         label=f'Quintessence/LCDM ($w_0$={w0_FW}, $c_s^2$=1)')
ax1.axhline(y=1.0, color='k', linestyle=':', alpha=0.5, label='LCDM')
ax1.axvspan(2, 30, alpha=0.1, color='green', label='ISW-sensitive ($l$<30)')
ax1.fill_between(l_arr, 1 - 0.35, 1 + 0.35, alpha=0.1, color='gray',
                  label='Planck x SDSS 1$\\sigma$ ($\\sigma_A$=0.35)')
ax1.set_xlabel('Multipole $l$')
ax1.set_ylabel('$C_l^{Tg}$ / $C_l^{Tg}$(LCDM)')
ax1.set_title(f'SDSS LRG Sample (b={b_LRG}, $z_{{med}}$={z_median_LRG})')
ax1.legend(fontsize=7, loc='upper right')
ax1.set_xlim(2, 100)
ax1.set_ylim(0.5, 1.5)
ax1.grid(True, alpha=0.3)

# Panel 2: Redshift distributions
ax2 = axes[0, 1]
z_plot = np.linspace(0, 1.5, 300)
ax2.plot(z_plot, dn_dz_LRG(z_plot), 'b-', linewidth=2, label='SDSS LRG')
ax2.plot(z_plot, dn_dz_CMASS(z_plot), 'r--', linewidth=2, label='BOSS CMASS/LOWZ')
# S68 used a Gaussian at z=0.7
from scipy.stats import norm
ax2.plot(z_plot, norm.pdf(z_plot, 0.7, 0.3), 'g:', linewidth=2,
         label='S68 survey ($z_m$=0.7, $\\sigma$=0.3)')

# Overlay the F_tracking factor (rescaled)
F_interp = interp1d(z_arr_s68, F_tracking_s68, kind='cubic', fill_value=1, bounds_error=False)
F_plot = F_interp(z_plot)
ax2_twin = ax2.twinx()
ax2_twin.plot(z_plot, (F_plot - 1) * 100, 'k-', linewidth=1.5, alpha=0.5,
              label='F(z) - 1 [%]')
ax2_twin.set_ylabel('Tracking enhancement F(z) - 1 [%]', fontsize=9)
ax2_twin.set_ylim(0, 6)

ax2.set_xlabel('Redshift $z$')
ax2.set_ylabel('$dn/dz$ (normalized)')
ax2.set_title('Galaxy Redshift Distributions + Tracking F(z)')
ax2.legend(fontsize=8, loc='upper right')
ax2.set_xlim(0, 1.5)
ax2.grid(True, alpha=0.3)

# Panel 3: Published ISW amplitude comparison
ax3 = axes[1, 0]
labels = ['Padman.\n05', 'Planck\nCMASS', 'Planck\nNVSS', 'Planck\nWISE-AGN',
          'Planck\nCombined', 'Giann.\n08']
A_vals = [2.50, 0.72, 1.48, 0.82, 1.00, 1.00]
sig_vals = [1.0, 0.35, 0.37, 0.39, 0.25, 0.27]
x_pos = np.arange(len(labels))

ax3.errorbar(x_pos, A_vals, yerr=sig_vals, fmt='ko', markersize=8, capsize=5,
             label='Observed', zorder=5)
ax3.axhline(y=1.0, color='gray', linestyle='-', linewidth=2,
             label='LCDM (A=1.0)', zorder=1)
ax3.axhline(y=A_FW_LRG, color='blue', linestyle='--', linewidth=2,
             label=f'Framework (A={A_FW_LRG:.3f})', zorder=2)
ax3.axhspan(1.0 - 0.05, 1.0 + 0.05, alpha=0.15, color='orange',
             label='Euclid 1$\\sigma$ (0.05)', zorder=0)
ax3.set_xticks(x_pos)
ax3.set_xticklabels(labels, fontsize=8)
ax3.set_ylabel('ISW Amplitude $A_{ISW}$')
ax3.set_title('Published ISW Detections vs Framework Prediction')
ax3.legend(fontsize=7, loc='upper left')
ax3.set_ylim(-0.5, 4.0)
ax3.grid(True, alpha=0.3, axis='y')

# Panel 4: Discrimination S/N as function of sigma_A
ax4 = axes[1, 1]
sig_A_range = np.logspace(-2, 0.2, 100)  # 0.01 to 1.5
SNR_fw_lcdm = abs(A_FW_LRG - 1.0) / sig_A_range
SNR_fw_quint = abs(A_FW_LRG - mean_LRG_CA) / sig_A_range

ax4.plot(sig_A_range, SNR_fw_lcdm, 'b-', linewidth=2.5, label='FW vs LCDM')
ax4.plot(sig_A_range, SNR_fw_quint, 'g--', linewidth=2, label='FW vs Quintessence')

# Mark existing and future experiments
experiments = [
    (1.0, 'SDSS LRG\n(Padm.05)', 'red'),
    (0.35, 'Planck x SDSS\n(CMASS)', 'orange'),
    (0.25, 'Planck\nCombined', 'goldenrod'),
    (0.05, 'Euclid\n(projected)', 'green'),
    (0.01, '21cm\n(projected)', 'teal'),
]
for sig, label, color in experiments:
    snr = abs(A_FW_LRG - 1.0) / sig
    ax4.plot(sig, snr, 'o', color=color, markersize=8, zorder=5)
    ax4.annotate(label, (sig, snr), textcoords="offset points",
                 xytext=(8, 5), fontsize=7, color=color)

ax4.axhline(y=2.0, color='gray', linestyle=':', alpha=0.5, label='2$\\sigma$')
ax4.axhline(y=3.0, color='gray', linestyle='--', alpha=0.5, label='3$\\sigma$')
ax4.set_xscale('log')
ax4.set_xlabel('ISW Amplitude Uncertainty $\\sigma_A$')
ax4.set_ylabel('Model Discrimination S/N')
ax4.set_title('ISW Discrimination Power: $\\Delta A / \\sigma_A$')
ax4.legend(fontsize=7, loc='upper right')
ax4.set_xlim(0.008, 2.0)
ax4.set_ylim(0, 15)
ax4.grid(True, alpha=0.3)

plt.tight_layout(rect=[0, 0, 1, 0.94])
plt.savefig(plot_path, dpi=150, bbox_inches='tight')
plt.close()

print(f"  Plot saved to: {plot_path}")
print(f"\n{'='*76}")
print("DONE: PVD-ISW-69 (INFO)")
print(f"{'='*76}")
